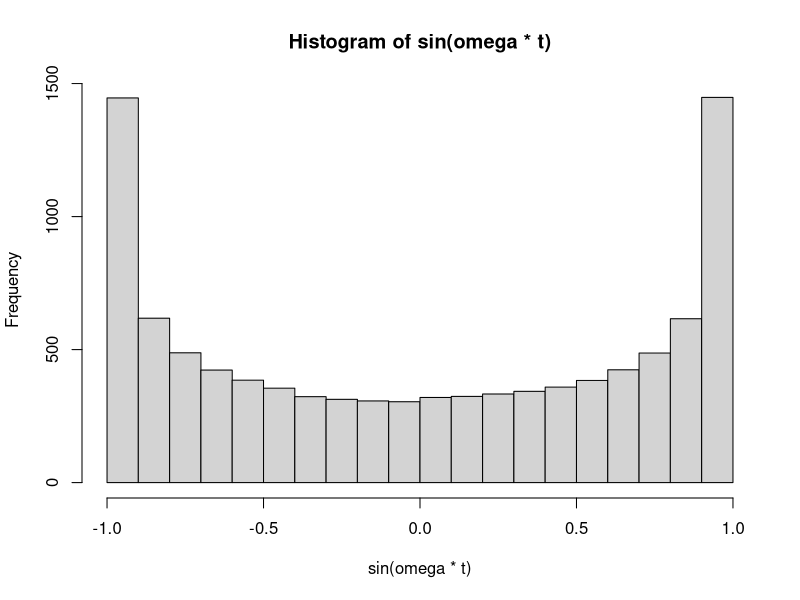
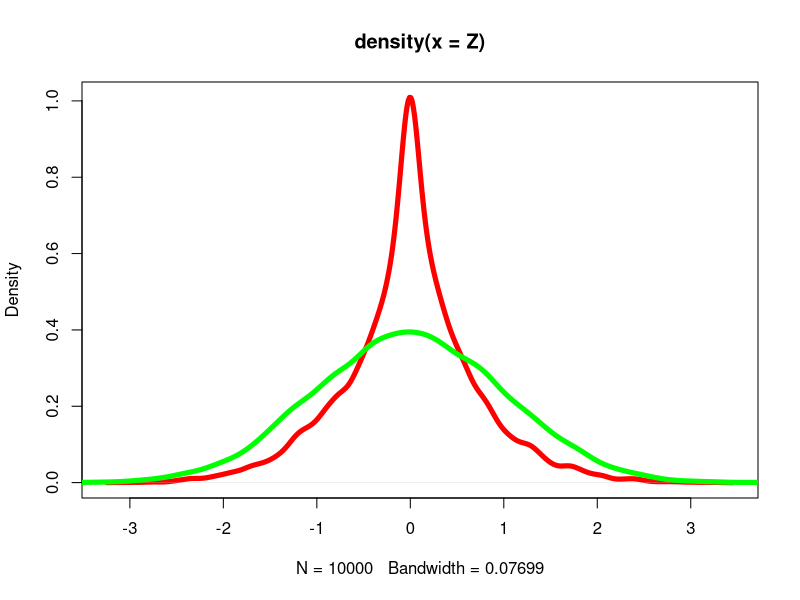
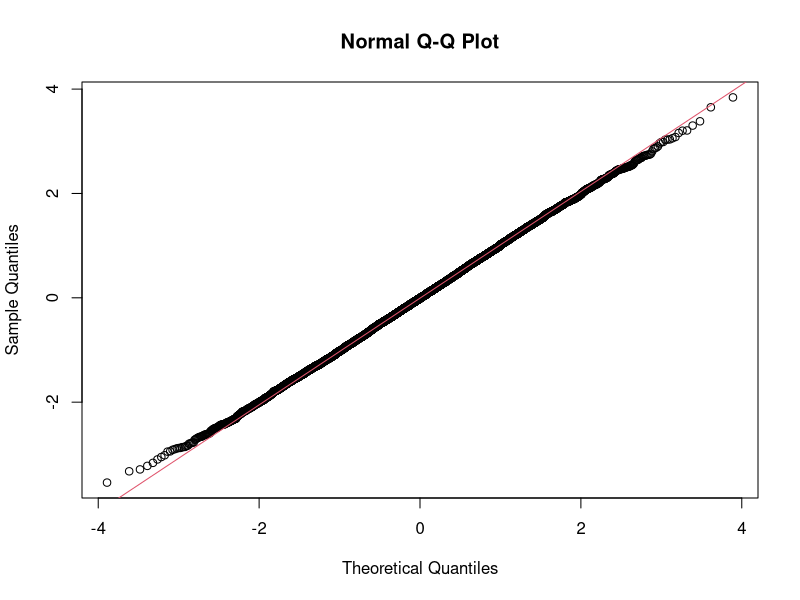
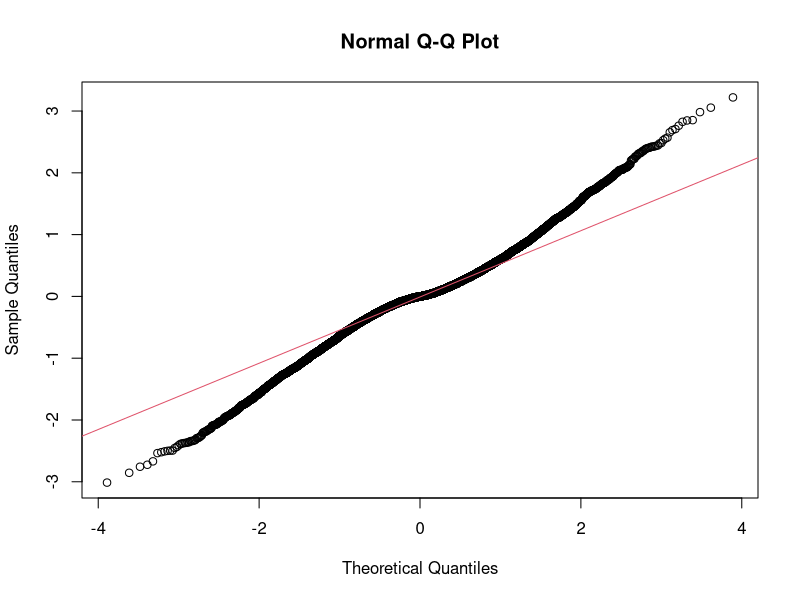

Here is the R script that generated these plots, in order:
# 28338
T <- 10000
sigma  <- 1

A <- rnorm(T,0,sigma)
theta <- runif(T,0, 2 * pi)

fs <- 100
t <- (1:T)/fs
omega <- 2* pi * 0.0892987
Z <- A * cos(omega*t + theta)

# First diagram
hist(sin(omega*t))

# Second diagram
dA <- density(A)
dZ <- density(Z)
plot(dZ, col="red", lwd=5)
lines(dA, col="green", lwd=5)

# Third diagram
qqnorm(A)
qqline(A, col = 2)

# Fourth diagram
qqnorm(Z)
qqline(Z, col = 2)
